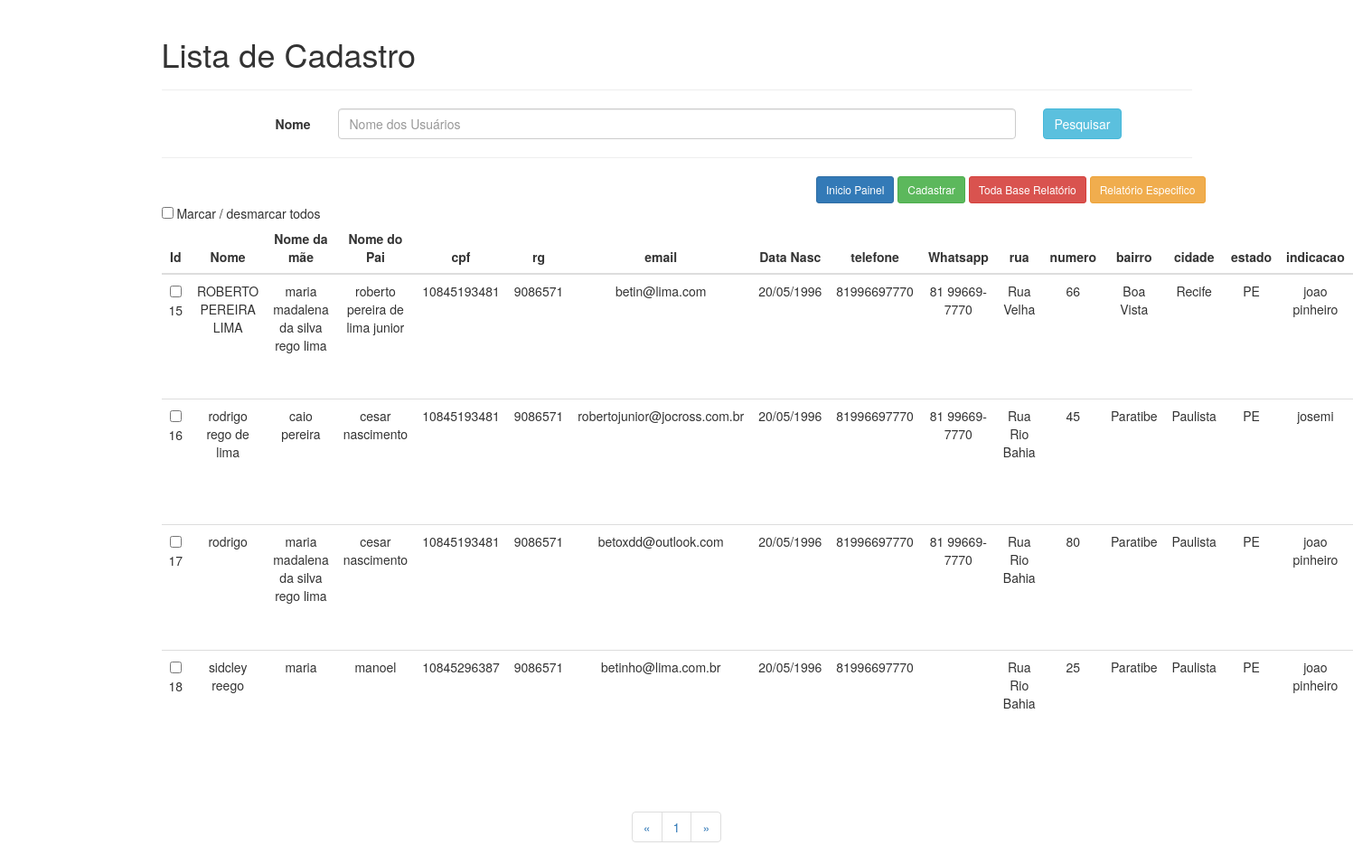
The page /admin/painel/index.php on the database its author committed.
### tables this page shows
CREATE TABLE `cadastro` (
  `id` int(11) NOT NULL,
  `nome` varchar(220) NOT NULL,
  `mae` varchar(220) NOT NULL,
  `pai` varchar(220) NOT NULL,
  `cpf` varchar(220) NOT NULL,
  `email` varchar(220) NOT NULL,
  `rg` varchar(220) NOT NULL,
  `dtnasc` varchar(220) NOT NULL,
  `telefone` varchar(220) NOT NULL,
  `zap` varchar(220) NOT NULL,
  `rua` varchar(220) NOT NULL,
  `numero` varchar(220) NOT NULL,
  `bairro` varchar(220) NOT NULL,
  `cidade` varchar(220) NOT NULL,
  `estado` varchar(220) NOT NULL,
  `indicacao` varchar(220) NOT NULL,
  `cep` varchar(220) NOT NULL,
  `created` datetime NOT NULL
);

### admin/painel/index.php (the view, shortened to what this page needs)
<?php
   include_once('conexao.php');
   ?>
<!DOCTYPE html>
<html lang="pt-br">
   <head>
      <link href="css/bootstrap.min.css" rel="stylesheet">
      <head>
   <body>
      <?php
         if(isset($_POST['pesquisa'])) {
              $pesquisar = $_POST['pesquisa'] ;
              $sql = "SELECT * FROM cadastro
               WHERE nome LIKE '%$pesquisar%' OR bairro LIKE '%$pesquisar%' OR indicacao LIKE '%$pesquisar%' OR dtnasc LIKE '%$pesquisar%'";
         }else{
            $sql = "SELECT * FROM cadastro";
         }
         $pagina=(isset($_GET['pagina'])) ? $_GET['pagina'] : 1;
         $result_msg_contato = $sql;
         $resultado_msg_contatos = mysqli_query($conn , $result_msg_contato);
         $total_msg_contatos = mysqli_num_rows($resultado_msg_contatos);
         $quantidade_pg = 100;
         $num_pagina = ceil($total_msg_contatos/$quantidade_pg);
         $inicio = ($quantidade_pg*$pagina)-$quantidade_pg;
         $result_msg_contatos = $sql." LIMIT $inicio, $quantidade_pg";
         $resultado_msg_contatos = mysqli_query($conn , $result_msg_contatos);
                  ?>
      <div class="container theme-showcase" role="main">
         <div class="page-header">
            <h1>Lista de Cadastro</h1>
         </div>
         <form class="form-horizontal" method="POST" action="">
            <div class="form-group">
               <label class="col-sm-2 control-label">Nome</label>
               <div class="col-sm-8">
                  <input type="text"  name="pesquisa"   class="form-control"  placeholder="Nome dos Usuários" value="">
               </div>
               <div class="col-sm-2">
                  <button type="submit" class="btn btn-info">Pesquisar</button>
               </div>
            </div>
         </form>
         <hr>
         <form method="POST" action="gerar_planilha_especifica.php">
            <div class="row espaco">
               <div class="pull-right">
                  <a href="index.php"><button type='button' class='btn btn-sm btn-primary'>Inicio Painel</button></a>
                  <a href="../../index.php"><button type='button' class='btn btn-sm btn-success'>Cadastrar</button></a>
                  <a href="gerar_planilha.php"><button type='button' class='btn btn-sm btn-danger'>Toda Base Relatório</button></a>
                  <input type="submit" value="Relatório Especifico" class='btn btn-sm btn-warning'>
               </div>
            </div>
            <div class="row">
               <div class="col-md-12">
                  <table class="table">
                     <thead>
                        <tr>
                           <th class="text-center">Id</th>
                           <th class="text-center">Nome </th>
                           <th class="text-center">Nome da mãe</th>
                           <th class="text-center">Nome do Pai</th>
                           <th class="text-center">cpf</th>
                           <th class="text-center">rg</th>
                           <th class="text-center">email</th>
                           <th class="text-center">Data Nasc</th>
                           <th class="text-center">telefone</th>
                           <th class="text-center">Whatsapp</th>
                           <th class="text-center">rua</th>
                           <th class="text-center">numero</th>
                           <th class="text-center">bairro</th>
                           <th class="text-center">cidade</th>
                           <th class="text-center">estado</th>
                           <th class="text-center">indicacao</th>
                        </tr>
                     </thead>
                     <div><input id="todos" type="checkbox" name="nameAll" /> Marcar / desmarcar todos </div>
                     <tbody>
                        <?php while($row_msg_contatos = mysqli_fetch_assoc($resultado_msg_contatos)){?>
                        <tr>
                           <?php $id = $row_msg_contatos["id"]; ?>
                           <td class="text-center">
                              <?php echo "<input type='checkbox' name='msg_contato[$id]' value='1'" ?>
                           <td class="text-center"><?php echo $row_msg_contatos["id"]; ?></td>
                           <td class="text-center"><?php echo $row_msg_contatos["nome"]; ?></td>
                           <td class="text-center"><?php echo $row_msg_contatos["mae"]; ?></td>
                           <td class="text-center"><?php echo $row_msg_contatos["pai"]; ?></td>
                           <td class="text-center"><?php echo $row_msg_contatos["cpf"]; ?></td>
                           <td class="text-center"><?php echo $row_msg_contatos["rg"]; ?></td>
                           <td class="text-center"><?php echo $row_msg_contatos["email"]; ?></td>
                           <td class="text-center"><?php echo $row_msg_contatos["dtnasc"]; ?></td>
                           <td class="text-center"><?php echo $row_msg_contatos["telefone"]; ?></td>
                           <td class="text-center"><?php echo $row_msg_contatos["zap"]; ?></td>
                           <td class="text-center"><?php echo $row_msg_contatos["rua"]; ?></td>
                           <td class="text-center"><?php echo $row_msg_contatos["numero"]; ?></td>
                           <td class="text-center"><?php echo $row_msg_contatos["bairro"]; ?></td>
                           <td class="text-center"><?php echo $row_msg_contatos["cidade"]; ?></td>
                           <td class="text-center"><?php echo $row_msg_contatos["estado"]; ?></td>
                           <td class="text-center"><?php echo $row_msg_contatos["indicacao"]; ?></td>
                        </tr>
                        <?php } ?>
                     </tbody>
                  </table>
               </div>
            </div>
         </form>
         <?php
            if(!isset($_POST['pesquisa'])){
            $pagina_anterior = $pagina - 1;
            $pagina_posterior = $pagina + 1;
            ?>
         <nav class="text-center">
            <ul class="pagination">
               <li>
                  <?php
                     if($pagina_anterior != 0){
                     	?><a href="index.php?link=50&pagina=<?php echo $pagina_anterior; ?>" aria-label="Previous">
                  <span aria-hidden="true">&laquo;</span>
                  </a><?php
                     }else{
                     	?><span aria-hidden="true">&laquo;</span><?php
                     }
                     ?>
               </li>
               <?php
                  for($i = 1; $i < $num_pagina + 1; $i++){
                  	?>
               <li><a href="index.php?link=50&pagina=<?php echo $i; ?>">
                  <?php echo $i; ?>
                  </a>
               </li>
               <?php
                  }
                  ?>
               <li>
                  <?php
                     if($pagina_posterior <= $num_pagina){
                     	?><a href="index.php?link=50&pagina=<?php echo $pagina_posterior; ?>" aria-label="Next">
                  <span aria-hidden="true">&raquo;</span>
                  </a><?php
                     }else{
                     	?><span aria-hidden="true">&raquo;</span><?php
                     }
                     ?>
               </li>
            </ul>
         </nav>
         <?php } ?>
      </div>
   </body>
</html>

### rows shown on the page
cadastro: id "15", nome "ROBERTO PEREIRA LIMA", mae "maria madalena da silva rego lima", pai "roberto pereira de lima junior", cpf "10845193481", rg "9086571", email "betin@lima.com", dtnasc "20/05/1996", telefone "81996697770", zap "81 99669-7770", rua "Rua Velha", numero "66", bairro "Boa Vista", cidade "Recife", estado "PE", indicacao "joao pinheiro"
cadastro: id "16", nome "rodrigo rego de lima", mae "caio pereira", pai "cesar nascimento", cpf "10845193481", rg "9086571", email "robertojunior@jocross.com.br", dtnasc "20/05/1996", telefone "81996697770", zap "81 99669-7770", rua "Rua Rio Bahia", numero "45", bairro "Paratibe", cidade "Paulista", estado "PE", indicacao "josemi"
cadastro: id "17", nome "rodrigo", mae "maria madalena da silva rego lima", pai "cesar nascimento", cpf "10845193481", rg "9086571", email "betoxdd@outlook.com", dtnasc "20/05/1996", telefone "81996697770", zap "81 99669-7770", rua "Rua Rio Bahia", numero "80", bairro "Paratibe", cidade "Paulista", estado "PE", indicacao "joao pinheiro"
cadastro: id "18", nome "sidcley reego", mae "maria", pai "manoel", cpf "10845296387", rg "9086571", email "betinho@lima.com.br", dtnasc "20/05/1996", telefone "81996697770", rua "Rua Rio Bahia", numero "25", bairro "Paratibe", cidade "Paulista", estado "PE", indicacao "joao pinheiro"
